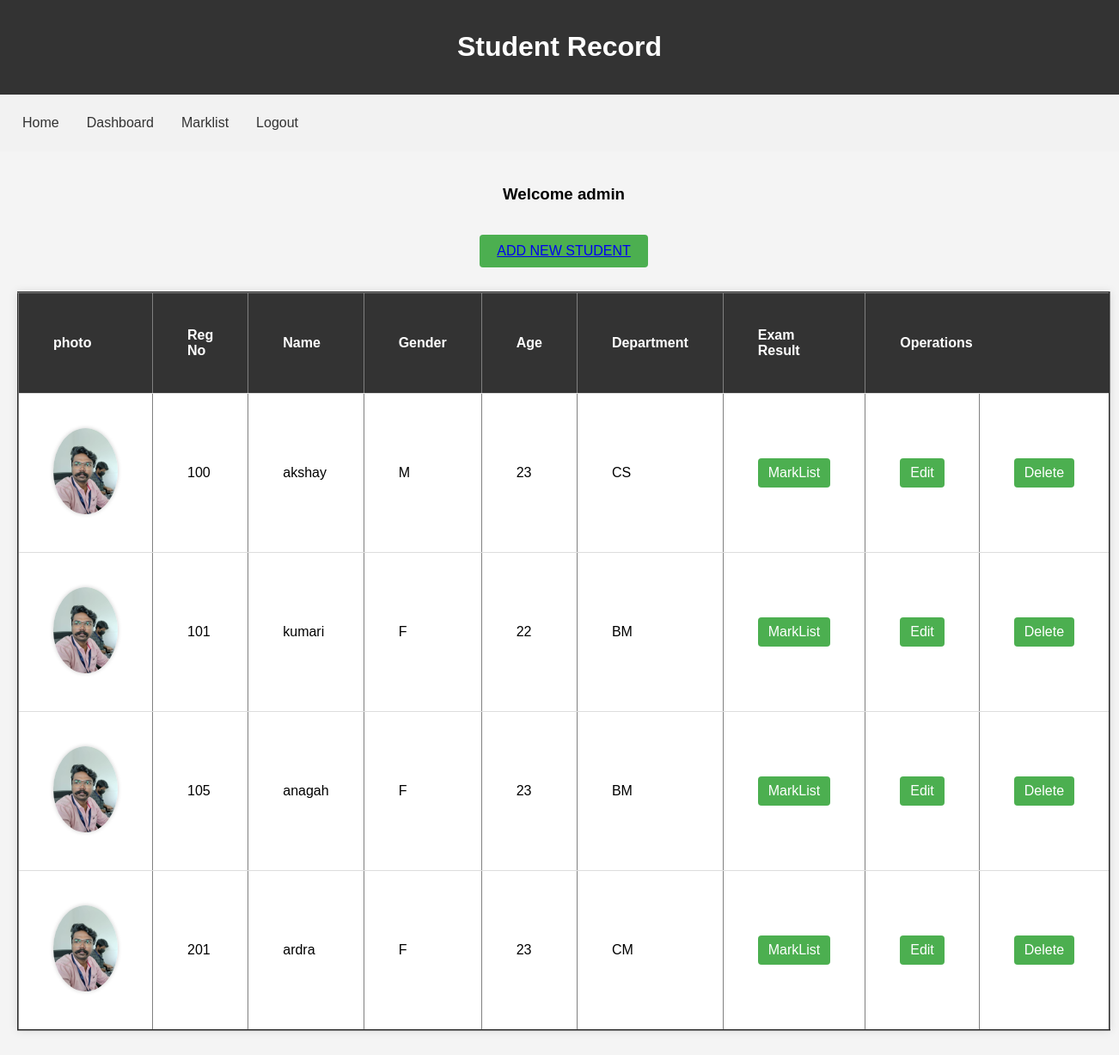
The page /dashboard/ (signed in) on the database its author committed.
### StudentApp/models.py (models this page shows, shortened)
class studentdetails(models.Model):
    DEPARTMENT_CHOICES = [
        ('CS', 'Computer Science'),
        ('BM', 'Bio Maths'),
        ('CM', 'Commerce'),
        ('HM', 'Humanities'),
    ]
    GENDER_CHOICES = [
        ('M', 'Male'),
        ('F', 'Female'),
    ]
    sregno = models.IntegerField(unique = True, null = False)
    sname = models.CharField(max_length = 100)
    sgender = models.CharField(choices= GENDER_CHOICES,max_length = 10, default='M')
    sage = models.IntegerField()
    sdept = models.CharField(choices = DEPARTMENT_CHOICES, max_length=50)
    simage = models.ImageField(upload_to='studphoto/', blank=True, null=True)

### StudentApp/views.py (the view)
# urls.py: path('dashboard/',views.studdash, name = 'dashboard'),
@login_required(login_url='home')
def studdash(request):
    data = studentdetails.objects.all()
    return render(request,'dashboard.html',{'data': data})

### templates/dashboard.html (shortened to what this page needs)
{% extends 'base.html' %}
{% load static %}
{% block navbar %}
    <nav>
        <a href="{% url 'home' %}">Home</a>
        <a href="{% url 'dashboard' %}">Dashboard</a>
        <a href="{% url 'marklist' %}">Marklist</a>
        <a href="{% url 'logoutuser' %}">Logout</a>
    </nav>
{% endblock navbar %}
{% block content %}
<div>
    <h3>Welcome {{request.user}}</h3><br>
    <button><a href="{% url 'add' %}">ADD NEW STUDENT</a></button>
<div>
    <br>
<table border="2" >
    <tr>
        <th>photo</th>
        <th>Reg No</th>
        <th>Name</th>
        <th>Gender</th>
        <th>Age</th>
        <th>Department</th>
        <th>Exam Result</th>
        <th colspan="2">Operations</th>
    </tr>
    {% for item in data %}
    <tr>
        <td><img src="{{item.simage.url}}" style="max-width: 100px; max-height: 100px;"></td>
        <td>{{item.sregno}}</td>
        <td>{{item.sname}}</td>
        <td>{{item.sgender}}</td>
        <td>{{item.sage}}</td>
        <td>{{item.sdept}}</td>
        <td><a href="{% url 'addmark' item.sname %}">MarkList</a></td>
        <td><a href="{% url 'edit' item.id %}">Edit</a></td>
        <td><a href="{% url 'delete' item.id %}">Delete</a></td>
    </tr>
    {% endfor %}
</table>
</div>
</div>
{% endblock content %}

### templates/base.html (shortened to what this page needs)
<!DOCTYPE html>
<html>
<head>
</head>
<body>
    <header>
        <h1>Student Record</h1>
    </header>
    {% block navbar %}{% endblock navbar %}
    <section>
        {% block content %}
        {% endblock content %}
    </section>
</body>
</html>

### templates/base.html (style rules this page uses)
body { font-family: Arial, sans-serif; margin: 0; padding: 0; }
header { background-color: #333; color: white; text-align: center; padding: 15px; }
nav { background-color: #f2f2f2; padding: 10px; overflow: hidden; }
nav a { float: left; display: block; color: #333; text-align: center; padding: 14px 16px; text-decoration: none; }
section { display: flex; justify-content: space-around; padding: 20px; }

### templates/dashboard.html (style rules this page uses)
body { font-family: Arial, sans-serif; background-color: #f4f4f4; margin: 0; padding: 0; text-align: center; }
table { border-collapse: collapse; width: 80%; margin: 10px auto; background-color: #fff; box-shadow: 0 0 10px rgba(0, 0, 0, 0.1); }
th, td { padding: 40px; text-align: left; border-bottom: 1px solid #ddd; }
th { background-color: #333; color: white; font-weight: bold; }
td img { max-width: 100px; max-height: 100px; border-radius: 50%; box-shadow: 0 0 5px rgba(0, 0, 0, 0.2); }
td a { display: inline-block; padding: 8px 12px; background-color: #4CAF50; color: white; text-decoration: none; border-radius: 4px; transition: background-color 0.3s; }
button { padding: 10px 20px; background-color: #4CAF50; color: white; border: none; border-radius: 4px; font-size: 16px; cursor: pointer; transition: background-color 0.3s; }

### rows shown on the page
studentdetails: simage (picture), sregno "100", sname "akshay", sgender "M", sage "23", sdept "CS"
studentdetails: simage (picture), sregno "101", sname "kumari", sgender "F", sage "22", sdept "BM"
studentdetails: simage (picture), sregno "105", sname "anagah", sgender "F", sage "23", sdept "BM"
studentdetails: simage (picture), sregno "201", sname "ardra", sgender "F", sage "23", sdept "CM"

### other values the page prints
{{ request.user }} "admin"
